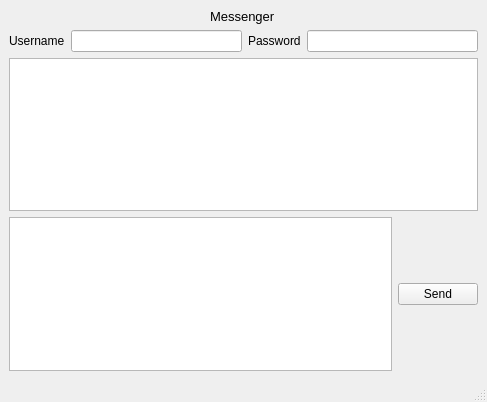
<?xml version="1.0" encoding="UTF-8"?>
<ui version="4.0">
 <class>Messenger</class>
 <widget class="QMainWindow" name="Messenger">
  <property name="geometry">
   <rect>
    <x>0</x>
    <y>0</y>
    <width>487</width>
    <height>402</height>
   </rect>
  </property>
  <property name="windowTitle">
   <string>Messenger</string>
  </property>
  <widget class="QWidget" name="centralwidget">
   <layout class="QVBoxLayout" name="verticalLayout_2">
    <item>
     <layout class="QVBoxLayout" name="verticalLayout">
      <item alignment="Qt::AlignHCenter">
       <widget class="QLabel" name="label">
        <property name="font">
         <font>
          <pointsize>10</pointsize>
         </font>
        </property>
        <property name="text">
         <string>Messenger</string>
        </property>
       </widget>
      </item>
      <item>
       <layout class="QHBoxLayout" name="horizontalLayout_3">
        <item>
         <widget class="QLabel" name="label_2">
          <property name="text">
           <string>Username</string>
          </property>
         </widget>
        </item>
        <item>
         <widget class="QLineEdit" name="lineEdit"/>
        </item>
        <item>
         <widget class="QLabel" name="label_3">
          <property name="text">
           <string>Password</string>
          </property>
         </widget>
        </item>
        <item>
         <widget class="QLineEdit" name="lineEdit_2"/>
        </item>
       </layout>
      </item>
      <item>
       <widget class="QTextBrowser" name="textBrowser"/>
      </item>
      <item>
       <layout class="QHBoxLayout" name="horizontalLayout_4">
        <item>
         <widget class="QTextEdit" name="textEdit"/>
        </item>
        <item>
         <widget class="QPushButton" name="pushButton">
          <property name="text">
           <string>Send</string>
          </property>
         </widget>
        </item>
       </layout>
      </item>
     </layout>
    </item>
   </layout>
  </widget>
  <widget class="QStatusBar" name="statusbar"/>
 </widget>
 <tabstops>
  <tabstop>textBrowser</tabstop>
  <tabstop>textEdit</tabstop>
  <tabstop>pushButton</tabstop>
  <tabstop>lineEdit</tabstop>
 </tabstops>
 <resources/>
 <connections/>
</ui>
